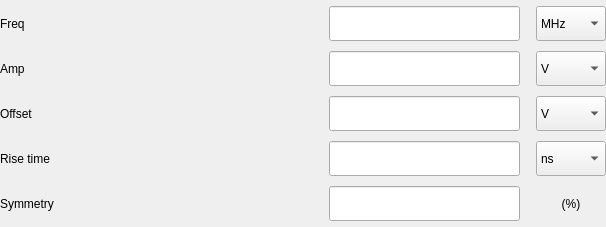
<?xml version="1.0" encoding="UTF-8"?>
<ui version="4.0">
 <class>wgTriangle</class>
 <widget class="QWidget" name="wgTriangle">
  <property name="geometry">
   <rect>
    <x>0</x>
    <y>0</y>
    <width>606</width>
    <height>227</height>
   </rect>
  </property>
  <property name="minimumSize">
   <size>
    <width>606</width>
    <height>0</height>
   </size>
  </property>
  <property name="maximumSize">
   <size>
    <width>606</width>
    <height>16777215</height>
   </size>
  </property>
  <property name="windowTitle">
   <string>Form</string>
  </property>
  <layout class="QGridLayout" name="gridLayout">
   <property name="leftMargin">
    <number>0</number>
   </property>
   <property name="topMargin">
    <number>0</number>
   </property>
   <property name="rightMargin">
    <number>0</number>
   </property>
   <property name="bottomMargin">
    <number>0</number>
   </property>
   <property name="spacing">
    <number>0</number>
   </property>
   <item row="0" column="0">
    <layout class="QGridLayout" name="gridLayout_2">
     <property name="horizontalSpacing">
      <number>256</number>
     </property>
     <property name="verticalSpacing">
      <number>10</number>
     </property>
     <item row="2" column="1">
      <layout class="QHBoxLayout" name="horizontalLayout_12">
       <property name="spacing">
        <number>16</number>
       </property>
       <item>
        <widget class="QLineEdit" name="lineEdit_8">
         <property name="minimumSize">
          <size>
           <width>191</width>
           <height>35</height>
          </size>
         </property>
         <property name="maximumSize">
          <size>
           <width>191</width>
           <height>16777215</height>
          </size>
         </property>
        </widget>
       </item>
       <item>
        <widget class="QComboBox" name="comboBox_13">
         <property name="minimumSize">
          <size>
           <width>70</width>
           <height>35</height>
          </size>
         </property>
         <property name="maximumSize">
          <size>
           <width>70</width>
           <height>35</height>
          </size>
         </property>
         <property name="cursor">
          <cursorShape>PointingHandCursor</cursorShape>
         </property>
         <item>
          <property name="text">
           <string>V</string>
          </property>
         </item>
        </widget>
       </item>
      </layout>
     </item>
     <item row="1" column="1">
      <layout class="QHBoxLayout" name="horizontalLayout_13">
       <property name="spacing">
        <number>16</number>
       </property>
       <item>
        <widget class="QLineEdit" name="lineEdit_9">
         <property name="minimumSize">
          <size>
           <width>191</width>
           <height>35</height>
          </size>
         </property>
         <property name="maximumSize">
          <size>
           <width>191</width>
           <height>16777215</height>
          </size>
         </property>
        </widget>
       </item>
       <item>
        <widget class="QComboBox" name="comboBox_14">
         <property name="minimumSize">
          <size>
           <width>70</width>
           <height>35</height>
          </size>
         </property>
         <property name="maximumSize">
          <size>
           <width>70</width>
           <height>35</height>
          </size>
         </property>
         <property name="cursor">
          <cursorShape>PointingHandCursor</cursorShape>
         </property>
         <item>
          <property name="text">
           <string>V</string>
          </property>
         </item>
        </widget>
       </item>
      </layout>
     </item>
     <item row="3" column="0">
      <widget class="QLabel" name="label_17">
       <property name="text">
        <string>Rise time</string>
       </property>
      </widget>
     </item>
     <item row="0" column="0">
      <widget class="QLabel" name="label_12">
       <property name="text">
        <string>Freq</string>
       </property>
      </widget>
     </item>
     <item row="1" column="0">
      <widget class="QLabel" name="label_18">
       <property name="text">
        <string>Amp</string>
       </property>
      </widget>
     </item>
     <item row="2" column="0">
      <widget class="QLabel" name="label_19">
       <property name="text">
        <string>Offset</string>
       </property>
      </widget>
     </item>
     <item row="0" column="1">
      <layout class="QHBoxLayout" name="horizontalLayout_14">
       <property name="spacing">
        <number>16</number>
       </property>
       <item>
        <widget class="QLineEdit" name="lineEdit_10">
         <property name="minimumSize">
          <size>
           <width>191</width>
           <height>35</height>
          </size>
         </property>
         <property name="maximumSize">
          <size>
           <width>191</width>
           <height>16777215</height>
          </size>
         </property>
        </widget>
       </item>
       <item>
        <widget class="QComboBox" name="comboBox_15">
         <property name="minimumSize">
          <size>
           <width>70</width>
           <height>35</height>
          </size>
         </property>
         <property name="maximumSize">
          <size>
           <width>70</width>
           <height>35</height>
          </size>
         </property>
         <property name="cursor">
          <cursorShape>PointingHandCursor</cursorShape>
         </property>
         <item>
          <property name="text">
           <string>MHz</string>
          </property>
         </item>
        </widget>
       </item>
      </layout>
     </item>
     <item row="3" column="1">
      <layout class="QHBoxLayout" name="horizontalLayout_15">
       <property name="spacing">
        <number>16</number>
       </property>
       <item>
        <widget class="QLineEdit" name="lineEdit_11">
         <property name="minimumSize">
          <size>
           <width>191</width>
           <height>35</height>
          </size>
         </property>
         <property name="maximumSize">
          <size>
           <width>191</width>
           <height>16777215</height>
          </size>
         </property>
        </widget>
       </item>
       <item>
        <widget class="QComboBox" name="comboBox_16">
         <property name="minimumSize">
          <size>
           <width>70</width>
           <height>35</height>
          </size>
         </property>
         <property name="maximumSize">
          <size>
           <width>70</width>
           <height>35</height>
          </size>
         </property>
         <property name="cursor">
          <cursorShape>PointingHandCursor</cursorShape>
         </property>
         <item>
          <property name="text">
           <string>ns</string>
          </property>
         </item>
        </widget>
       </item>
      </layout>
     </item>
     <item row="4" column="0">
      <widget class="QLabel" name="label_20">
       <property name="text">
        <string>Symmetry</string>
       </property>
      </widget>
     </item>
     <item row="4" column="1">
      <layout class="QHBoxLayout" name="horizontalLayout_4">
       <property name="spacing">
        <number>16</number>
       </property>
       <item>
        <widget class="QLineEdit" name="lineEdit_12">
         <property name="minimumSize">
          <size>
           <width>191</width>
           <height>35</height>
          </size>
         </property>
         <property name="maximumSize">
          <size>
           <width>191</width>
           <height>16777215</height>
          </size>
         </property>
        </widget>
       </item>
       <item>
        <widget class="QLabel" name="label_2">
         <property name="minimumSize">
          <size>
           <width>0</width>
           <height>35</height>
          </size>
         </property>
         <property name="maximumSize">
          <size>
           <width>70</width>
           <height>35</height>
          </size>
         </property>
         <property name="text">
          <string>(%)</string>
         </property>
         <property name="alignment">
          <set>Qt::AlignmentFlag::AlignCenter</set>
         </property>
        </widget>
       </item>
      </layout>
     </item>
    </layout>
   </item>
  </layout>
 </widget>
 <resources/>
 <connections/>
</ui>
